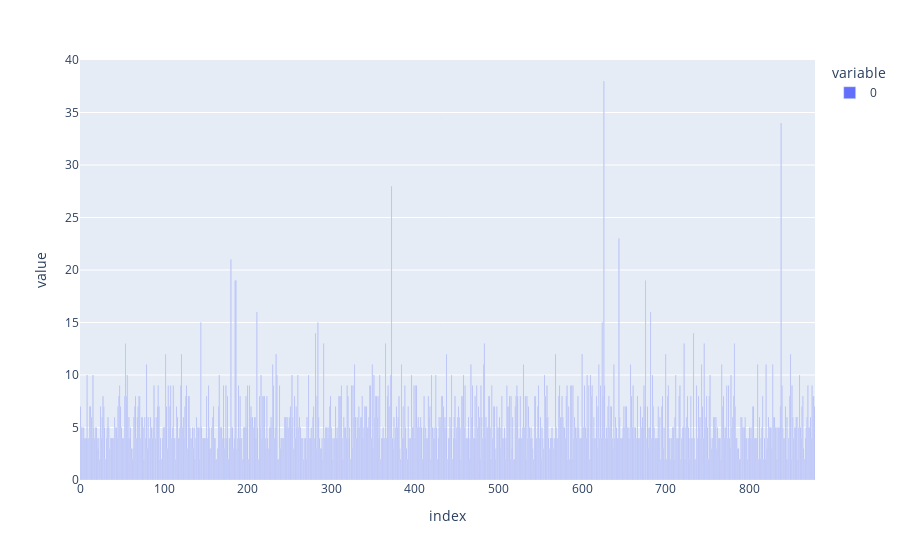

The notebook cell saved with this chart:
### Code cell
fig = px.bar(cnt)
fig.show()

### Figure 1 — Plotly figure (JSON) as saved in the notebook; plotly's stock layout.template omitted (floating-point values rounded to 4 significant figures; data arrays with more than 128 entries replaced by an {"elided": "..."} marker saying what was removed)
{"data": [{"alignmentgroup": "True", "hovertemplate": "variable=0<br>index=%{x}<br>value=%{y}<extra></extra>", "legendgroup": "0", "marker": {"color": "#636efa", "pattern": {"shape": ""}}, "name": "0", "offsetgroup": "0", "orientation": "v", "showlegend": true, "textposition": "auto", "type": "bar", "x": {"elided": "879 int values"}, "xaxis": "x", "y": {"elided": "879 int values"}, "yaxis": "y"}], "layout": {"barmode": "relative", "legend": {"title": {"text": "variable"}, "tracegroupgap": 0}, "margin": {"t": 60}, "xaxis": {"anchor": "y", "domain": [0, 1], "title": {"text": "index"}}, "yaxis": {"anchor": "x", "domain": [0, 1], "title": {"text": "value"}}}}
